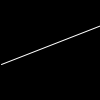
Frame 1 (no input)
Frame 60 (the mouse pressed at the canvas centre just before this capture): identical to frame 1, image omitted
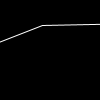
Frame 120 (the mouse held since frame 60 and released just before this capture)

The Processing sketch that drew these frames (run headless with seeded random() and noise(); from frame 60 on, the mouse is pressed at the canvas centre):

// Processing sketch: endlesslandscape
// ── endlesslandscape.pde
int x1;
int y1;

int x2;
int y2;

int x3;
int y3;

int offset = width;

void setup() {

  y1 = int(random(0, height));

  y2 = int(random(0, height));

  y3 = int(random(0, height));

  x1 = 1;
  x2 = width +1;
  x3 = width * 2 +1;
}

void draw() {
  background(0);
  stroke(255);
  line(x1, y1, x2, y2);
  line(x2, y2, x3, y3);


  if (x1 == 0) {
    y3 = int(random(0, height));
    x3 = width * 2;
  }
  if (x2 == 0){
    x1 = 0;
    y1 = y2;
    x2 = x3;
    y2 = y3;
    y3 = int(random(0, height));
    x3 = width * 2;
    
  }
  

  /*
  if (x1 == 0){
   x3 = width*2;
   y3 = int(random(0,height));
   
   var temp = x1;
   var tempy = y1;
   x1 = x3;
   y1 = y3;
   
   
   }
   if (x2  == 0){
   x1 = width*2;
   y1 = int(random(0,height));
   }
   if (x3  == 0){
   x2 = width*2;
   x2 = int(random(0,height));
   }
   
   x1--;
   x2--;
   x3--;
   */

  if (mousePressed) {
    x1--;
    x2--;
    x3--;
  }
}

void keyPressed() {
  y1 = int(random(0, height));

  y2 = int(random(0, height));

  y3 = int(random(0, height));

  x1 = 0;
  x2 = width;
  x3 = width * 2;
}
